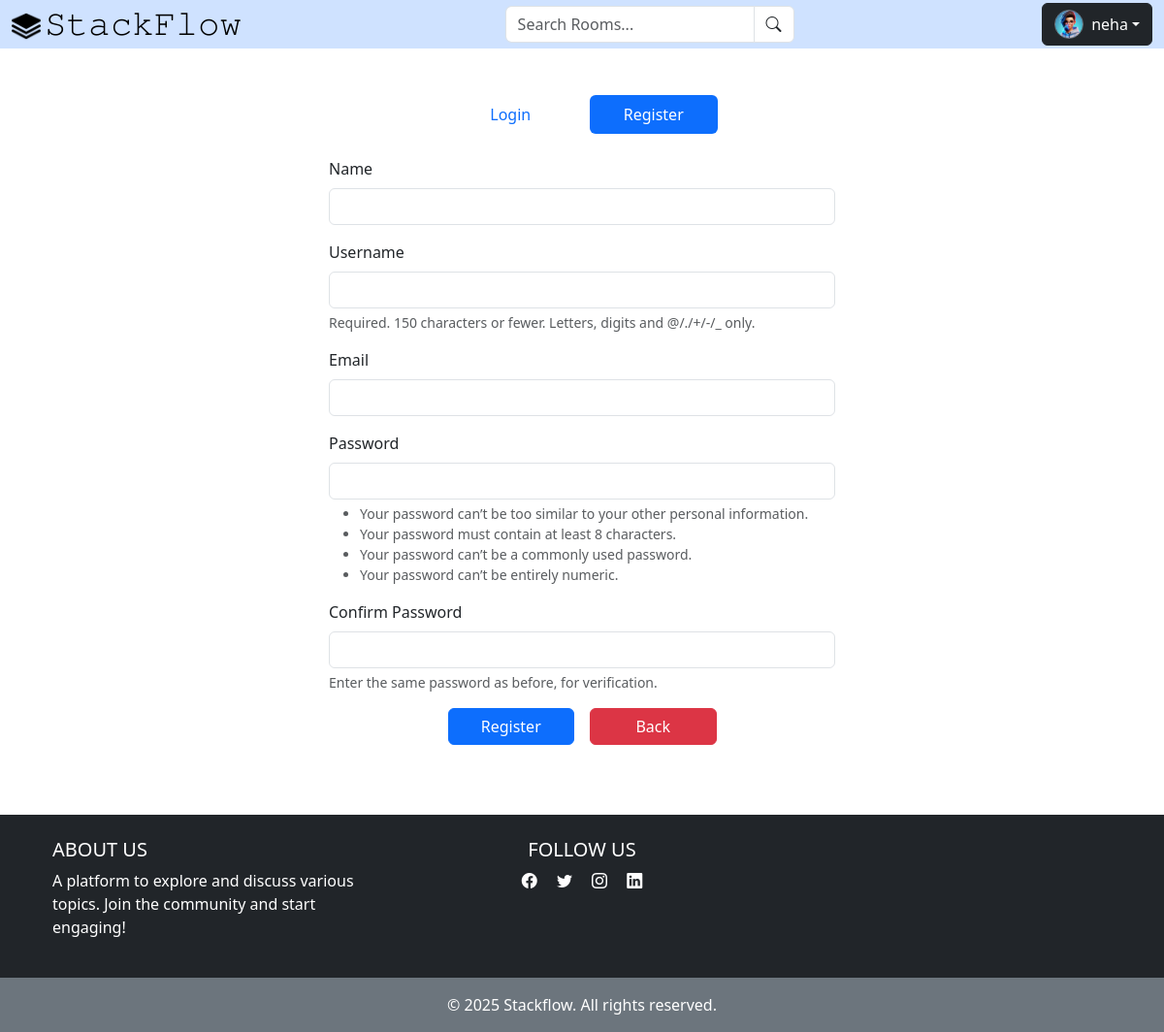
Page /register (signed in) on the committed database.
### stackflow/models.py (models this page shows)
class User(AbstractUser):
    name=models.CharField(max_length=200,null=True)
    email=models.EmailField(unique=True,null=True)
    bio=models.TextField(null=True)
    avator=models.ImageField(null=True,default="defaultUserImg.jpg")
    USERNAME_FIELD = 'email'
    REQUIRED_FIELDS = []

### stackflow/views.py (the view, shortened to what this page needs)
# urls.py: path('register',views.registerUser,name='register'),
def registerUser(request):
    page='register'
    statusRegister=False
    messageRegister=""
    form=MyUserCreationForm()
    context={'form':form,'page':page,'statusRegister':statusRegister,'messageRegister':messageRegister}
    return render(request,'login.html',context)

### stackflow/form.py
class MyUserCreationForm(UserCreationForm):
    class Meta:
        model=User
        fields=['name','username','email','password1','password2']

### stackflow/templates/login.html (shortened to what this page needs)
{% extends 'main.html' %}
{% block content %}
{% load widget_tweaks %}
<!DOCTYPE html>
<html lang="en">
<head>
    <link href="https://cdn.jsdelivr.net/npm/bootstrap@5.3.3/dist/css/bootstrap.min.css" rel="stylesheet">
</head>
<body>
    <div class="container">
        <div class="row d-flex justify-content-center mt-5">
            <div class="col-12 text-center">
                <ul class="nav nav-pills nav-justified w-25 mx-auto gap-3" id="pills-tab" role="tablist">
                    <li class="nav-item" role="presentation">
                        <a class="nav-link {% if page == 'login' %}active{% endif %}" id="tab-login"
                            data-bs-toggle="pill" href="#pills-login" role="tab" aria-controls="pills-login"
                            aria-selected="true">Login</a>
                    </li>
                    <li class="nav-item" role="presentation">
                        <a class="nav-link {% if page == 'register' %}active{% endif %}" id="tab-register"
                            data-bs-toggle="pill" href="#pills-register" role="tab" aria-controls="pills-register"
                            aria-selected="false">Register</a>
                    </li>
                </ul>
            </div>
            <div class="col-12 col-md-8 col-lg-6">
                <div class="tab-content mt-4">
                    <div class="tab-pane fade {% if page == 'register' %}show active{% endif %}" id="pills-register">
                        <div class="container mt-4">
                            <form method="POST" action="{% url 'register' %}">
                                <div class="mb-3">
                                    <label for="id_name" class="form-label">Name</label>
                                    <input type="text" class="form-control" name="name" id="id_name" maxlength="200" required>
                                </div>
                                <div class="mb-3">
                                    <label for="id_username" class="form-label">Username</label>
                                    <input type="text" class="form-control" name="username" id="id_username" maxlength="150" required>
                                    <div class="form-text">Required. 150 characters or fewer. Letters, digits and @/./+/-/_ only.</div>
                                </div>
                                <div class="mb-3">
                                    <label for="id_email" class="form-label">Email</label>
                                    <input type="email" class="form-control" name="email" id="id_email" maxlength="254" required>
                                </div>
                                <div class="mb-3">
                                    <label for="id_password1" class="form-label">Password</label>
                                    <input type="password" class="form-control" name="password1" id="id_password1" required>
                                    <div class="form-text">
                                        <ul>
                                            <li>Your password can’t be too similar to your other personal information.</li>
                                            <li>Your password must contain at least 8 characters.</li>
                                            <li>Your password can’t be a commonly used password.</li>
                                            <li>Your password can’t be entirely numeric.</li>
                                        </ul>
                                    </div>
                                </div>
                                <div class="mb-3">
                                    <label for="id_password2" class="form-label">Confirm Password</label>
                                    <input type="password" class="form-control" name="password2" id="id_password2" required>
                                    <div class="form-text">Enter the same password as before, for verification.</div>
                                </div>
                                <div class="d-flex justify-content-center gap-3">
                                    <button type="submit" class="btn btn-primary w-25">Register</button>
                                    <a href="{% url 'home' %}" class="btn btn-danger w-25">Back</a>
                                </div>
                            </form>
                        </div>
                    </div>
                </div>
            </div>
        </div>
    </div>
</body>
</html>
{% endblock content %}

### stackflow/templates/navbar.html (shortened to what this page needs)
<!DOCTYPE html>
<html lang="en">
<head>
    <link href="https://cdn.jsdelivr.net/npm/bootstrap@5.3.3/dist/css/bootstrap.min.css" rel="stylesheet">
    <link rel="stylesheet" href="https://cdn.jsdelivr.net/npm/bootstrap-icons/font/bootstrap-icons.css">
</head>
<body>
    <nav class="navbar navbar-expand-lg bg-body-tertiary fs-5 p-0">
        <div class="container-fluid bg-primary-subtle">
            <div class="">
                <img src="/static/images/logo.png" alt="" class="mb-2" width="30" height="30"><a class="navbar-brand fs-2 ms-1" href="{% url 'home' %}" >𝚂𝚝𝚊𝚌𝚔𝙵𝚕𝚘𝚠</a>
            </div>
            <div class="collapse navbar-collapse" id="navbarSupportedContent">
                <div class="d-flex flex-grow-1 justify-content-center w-100">
                    <form method="GET" action="{% url 'home' %}" class="d-flex" name="search">
                        <div class="input-group">
                            <input class="form-control shadow-none" type="text" name="q" placeholder="Search Rooms..." aria-label="Search">
                            <button class="btn bg-white border" type="submit">
                            <i class="bi bi-search"></i></button>
                        </div>
                    </form>
                </div>
                <div class="d-flex flex-grow-1 justify-content-end align-items-center gap-3">
                    {% if request.user.is_authenticated %}
                    <div class="dropdown">
                        <button class="btn btn-dark dropdown-toggle d-flex align-items-center"
                            type="button" id="dropdownMenuButton"
                            data-bs-toggle="dropdown" aria-expanded="false">
                            <img src="{{ request.user.avator.url }}"
                                class="rounded-circle border border-secondary me-2"
                                width="30" height="30">
                            {{ request.user.username }}
                        </button>
                    </div>
                    {% else %}
                    <a href="{% url 'login' %}" class="text-decoration-none text-danger d-flex align-items-center">
                        <i class="bi bi-person-fill-exclamation me-1"></i> Login
                    </a>
                    {% endif %}
                </div>
            </div>
        </div>
    </nav>
</body>
</html>

### rows in the picture
User: user.avator (picture), user.username "neha"

### other values in the picture
{{ 2025 }} "2025"
